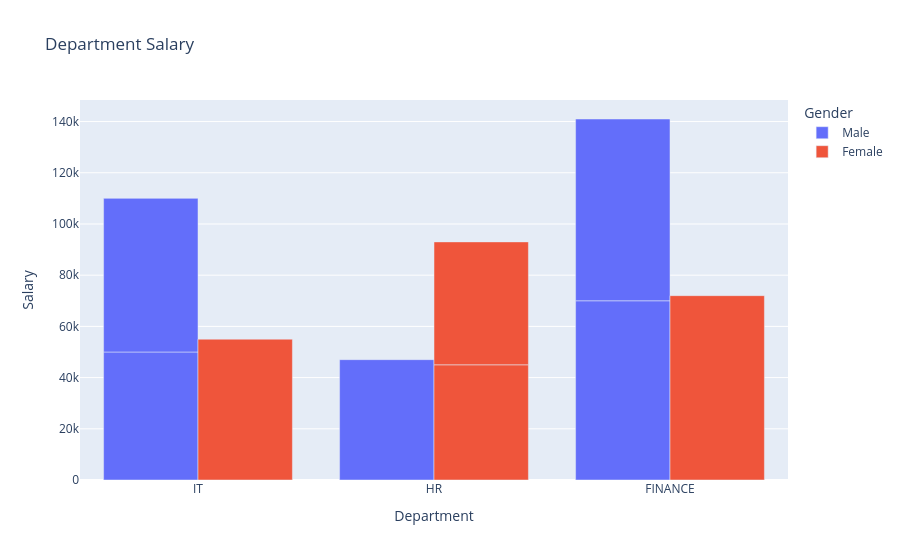

Here is the notebook cell this chart was saved with:
### Markdown cell above
Group Bar Chart

### Code cell
fig=px.bar(df,x='Department',y='Salary',title='Department Salary',color='Gender',barmode='group')
fig.show()

### Figure 1 — Plotly figure (JSON) as saved in the notebook; plotly's stock layout.template omitted (floating-point values rounded to 4 significant figures)
{"data": [{"alignmentgroup": "True", "hovertemplate": "Gender=Male<br>Department=%{x}<br>Salary=%{y}<extra></extra>", "legendgroup": "Male", "marker": {"color": "#636efa", "pattern": {"shape": ""}}, "name": "Male", "offsetgroup": "Male", "orientation": "v", "showlegend": true, "textposition": "auto", "type": "bar", "x": ["IT", "IT", "HR", "FINANCE", "FINANCE"], "xaxis": "x", "y": [50000, 60000, 47000, 70000, 71000], "yaxis": "y"}, {"alignmentgroup": "True", "hovertemplate": "Gender=Female<br>Department=%{x}<br>Salary=%{y}<extra></extra>", "legendgroup": "Female", "marker": {"color": "#EF553B", "pattern": {"shape": ""}}, "name": "Female", "offsetgroup": "Female", "orientation": "v", "showlegend": true, "textposition": "auto", "type": "bar", "x": ["IT", "HR", "HR", "FINANCE"], "xaxis": "x", "y": [55000, 45000, 48000, 72000], "yaxis": "y"}], "layout": {"barmode": "group", "legend": {"title": {"text": "Gender"}, "tracegroupgap": 0}, "title": {"text": "Department Salary"}, "xaxis": {"anchor": "y", "domain": [0, 1], "title": {"text": "Department"}}, "yaxis": {"anchor": "x", "domain": [0, 1], "title": {"text": "Salary"}}}}
